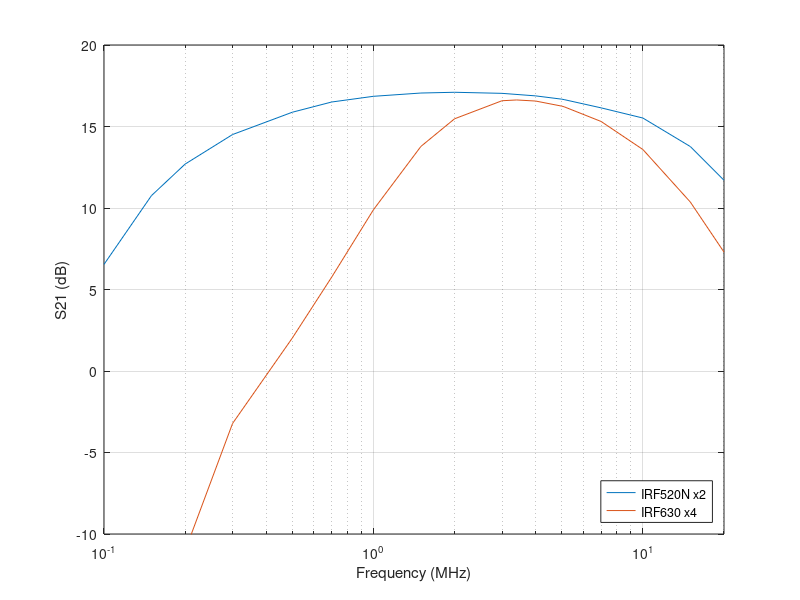

Source code (MATLAB):

irf520n.f=[     0.1,    0.15,   0.2,    0.3,    0.5,    0.7,    1.0,    1.5,    2.0,    3.0,    4.0,    5.0,    5.1,    7.0,    10.0,   15.0,   20.0];
irf520n.Vrms=[  2.121,  3.447,  4.307,  5.307,  6.213,  6.678,  6.952,  7.115,  7.153,  7.099,  6.973,  6.813,  6.792,  6.407,  5.963,  4.875,  3.842];
irf630.f= [     0.1,    0.15,   0.2,    0.3,    0.5,    0.7,    1.0,    1.5,    2.0,    3.0,    3.4,    4.0,    5.0,    5.1,    7.0,    10.0,   15.0,   20.0];
irf630.Vrms= [  0.024,  0.1028, 0.2806, 0.6896, 1.261,  1.939,  3.120,  4.879,  5.931,  6.738,  6.775,  6.723,  6.486,  6.457,  5.819,  4.774,  3.294,  2.313];


Pin_dBm=13.0;

amp=irf520n;
amp.Pout_dBm=10*log10(amp.Vrms.^2/50*1000);
amp.gain_dB=amp.Pout_dBm-Pin_dBm;
irf520n=amp;

amp=irf630;
amp.Pout_dBm=10*log10(amp.Vrms.^2/50*1000);
amp.gain_dB=amp.Pout_dBm-Pin_dBm;
irf630=amp;

figure(1); clf; semilogx(irf520n.f,irf520n.gain_dB,irf630.f,irf630.gain_dB)
xlabel('Frequency (MHz)')
ylabel('S21 (dB)')
legend('IRF520N x2','IRF630 x4','Location','SouthEast')
xlim([0.1 20]);
ylim([-10 20]);
grid on;